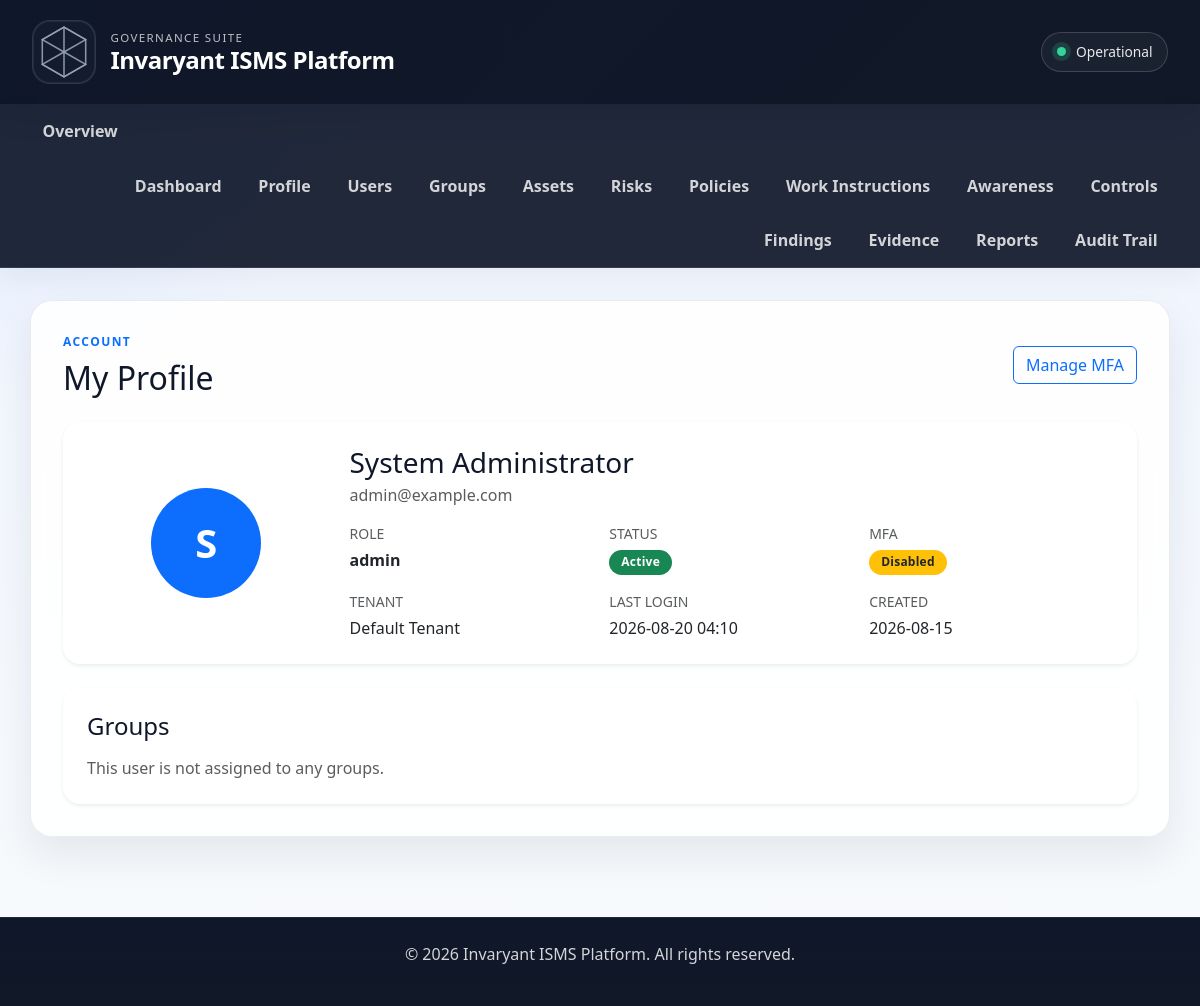
The app's page /profile (signed in), older data.
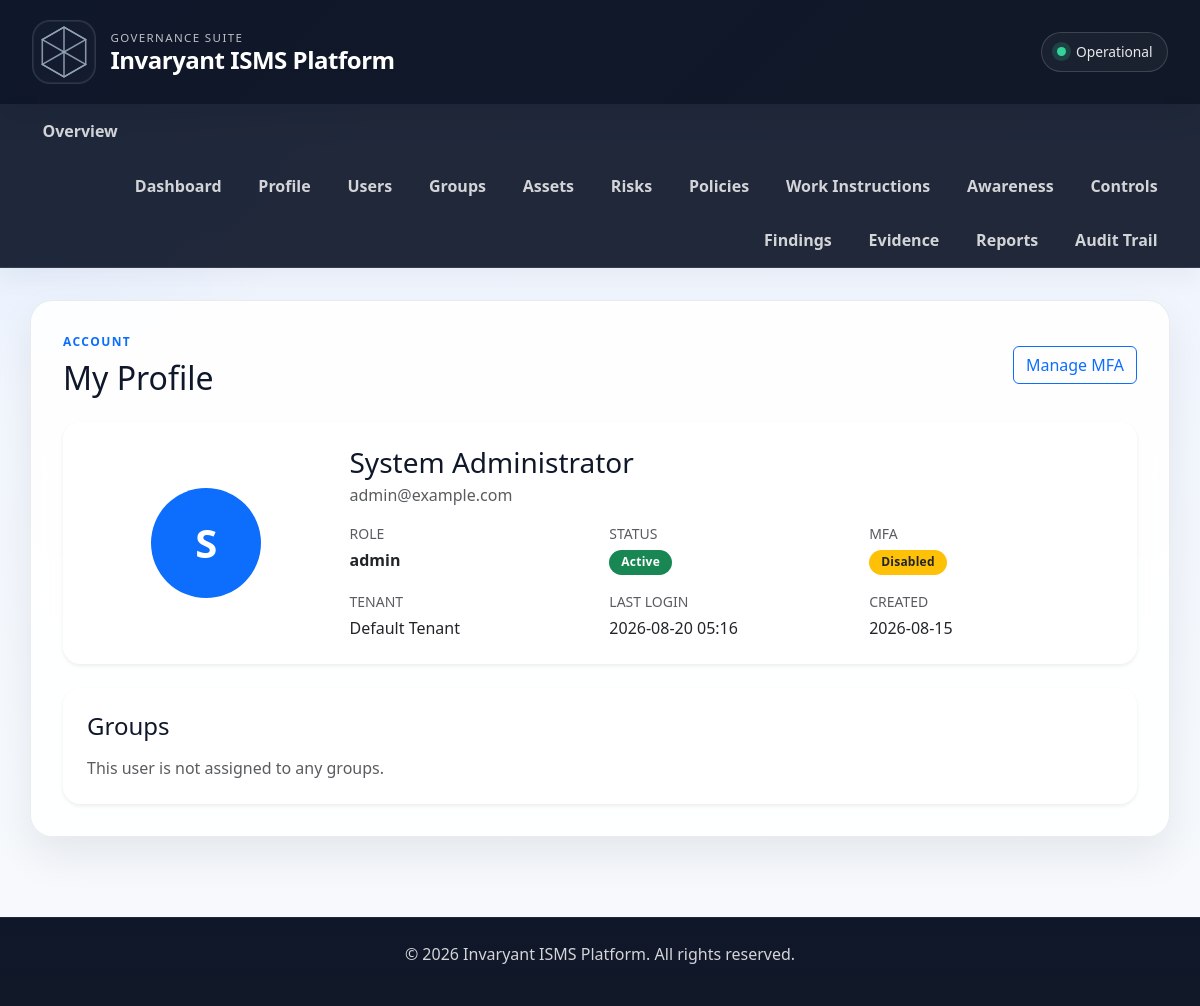
The same page, newer data.
### app/models.py (models this page shows, shortened)
class User(UserMixin, db.Model):
    __tablename__ = 'users'
    id = db.Column(db.Integer, primary_key=True)
    tenant_id = db.Column(db.Integer, db.ForeignKey('tenants.id'), nullable=False)
    email = db.Column(db.String(255), unique=True, nullable=False)
    password_hash = db.Column(db.String(255), nullable=False)
    full_name = db.Column(db.String(200), nullable=False)
    role_id = db.Column(db.Integer, db.ForeignKey('roles.id'), nullable=False)
    is_active = db.Column(db.Boolean, default=True)
    mfa_enabled = db.Column(db.Boolean, default=False)
    mfa_secret = db.Column(db.String(64), nullable=True)
    created_at = db.Column(db.DateTime, default=datetime.utcnow)
    last_login_at = db.Column(db.DateTime, nullable=True)
    role = db.relationship('Role', backref='users')

### app/routes.py (the view)
@main.route('/profile')
@login_required
def profile():
    user = User.query.filter_by(id=current_user.id, tenant_id=current_user.tenant_id).first_or_404()
    groups = user.groups.all() if hasattr(user.groups, 'all') else []
    return render_template('user_profile.html', user=user, groups=groups)

### app/templates/user_profile.html (shortened to what this page needs)
{% extends "base.html" %}
{% block content %}
<div class="d-flex justify-content-between align-items-center mb-4">
    <div>
        <p class="text-uppercase fw-bold text-primary mb-2" style="letter-spacing: 0.12em; font-size: 0.75rem;">Account</p>
        <h2 class="mb-0">{% if is_detail_view %}User Profile{% else %}My Profile{% endif %}</h2>
    </div>
    {% if not is_detail_view %}
    <a href="/settings/mfa" class="btn btn-outline-primary">Manage MFA</a>
    {% endif %}
</div>
<div class="card shadow-sm border-0">
    <div class="card-body p-4">
        <div class="row g-4 align-items-center">
            <div class="col-md-3 text-center">
                <div class="rounded-circle bg-primary text-white d-flex align-items-center justify-content-center mx-auto" style="width: 110px; height: 110px; font-size: 2.5rem; font-weight: 600;">
                    {{ user.full_name[0]|upper if user.full_name else 'U' }}
                </div>
            </div>
            <div class="col-md-9">
                <h3 class="mb-1">{{ user.full_name }}</h3>
                <p class="text-muted mb-3">{{ user.email }}</p>
                <div class="row g-3">
                    <div class="col-sm-6 col-lg-4">
                        <div class="small text-uppercase text-muted mb-1">Role</div>
                        <div class="fw-semibold">{{ user.role.name if user.role else 'Unknown' }}</div>
                    </div>
                    <div class="col-sm-6 col-lg-4">
                        <div class="small text-uppercase text-muted mb-1">Status</div>
                        <div>
                            {% if user.is_active %}
                            <span class="badge bg-success">Active</span>
                            {% else %}
                            <span class="badge bg-secondary">Inactive</span>
                            {% endif %}
                        </div>
                    </div>
                    <div class="col-sm-6 col-lg-4">
                        <div class="small text-uppercase text-muted mb-1">MFA</div>
                        <div>
                            {% if user.mfa_enabled %}
                            <span class="badge bg-success">Enabled</span>
                            {% else %}
                            <span class="badge bg-warning text-dark">Disabled</span>
                            {% endif %}
                        </div>
                    </div>
                    <div class="col-sm-6 col-lg-4">
                        <div class="small text-uppercase text-muted mb-1">Tenant</div>
                        <div>{{ user.tenant.name if user.tenant else 'Default Tenant' }}</div>
                    </div>
                    <div class="col-sm-6 col-lg-4">
                        <div class="small text-uppercase text-muted mb-1">Last login</div>
                        <div>{{ user.last_login_at.strftime('%Y-%m-%d %H:%M') if user.last_login_at else 'Never' }}</div>
                    </div>
                    <div class="col-sm-6 col-lg-4">
                        <div class="small text-uppercase text-muted mb-1">Created</div>
                        <div>{{ user.created_at.strftime('%Y-%m-%d') if user.created_at else 'Unknown' }}</div>
                    </div>
                </div>
            </div>
        </div>
    </div>
</div>
<div class="card shadow-sm border-0 mt-4">
    <div class="card-body p-4">
        <h4 class="mb-3">Groups</h4>
        {% if groups %}
        <div class="d-flex flex-wrap gap-2">
            {% for group in groups %}
            <span class="badge bg-light text-dark border">{{ group.name }}</span>
            {% endfor %}
        </div>
        {% else %}
        <p class="text-muted mb-0">This user is not assigned to any groups.</p>
        {% endif %}
    </div>
</div>
{% endblock %}

Row changes from the older to the newer data that the page shows:
changed User "System Administrator": last_login_at "2026-08-20 04:10" → "2026-08-20 05:16"
